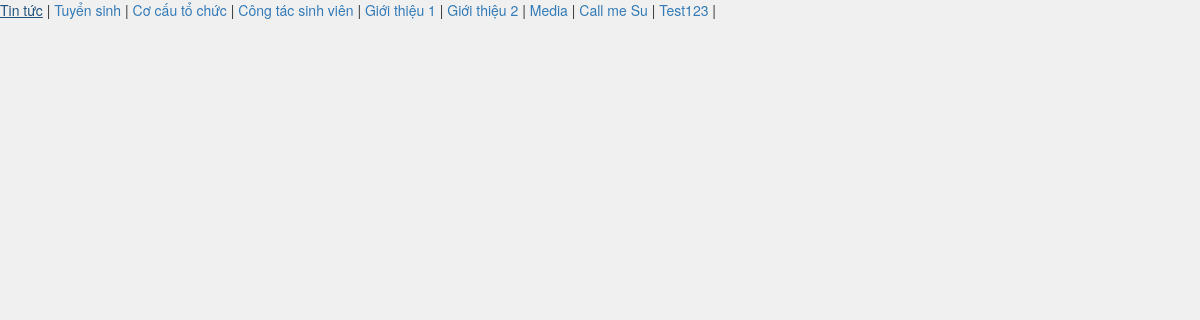
/testptnews.php, run on the app's committed database.
### tables this page shows
CREATE TABLE `tbl_category` (
  `Cate_ID` int(11) NOT NULL,
  `Cate_Name` varchar(500) NOT NULL,
  `Status` int(11) NOT NULL
);

### testptnews.php (the view, shortened to what this page needs)
<!DOCTYPE html>
<html lang="en">
<head>
    <link rel="stylesheet" href="styles/bootstrap-337.min.css">
    <link rel="stylesheet" href="font-awsome/css/font-awesome.min.css">
    <link rel="stylesheet" href="styles/style.css">
</head>
<?php
    require("db/config.php");
    $get_category = "select * from tbl_category";
    $run_category = mysqli_query($conn, $get_category);
    if (mysqli_num_rows($run_category) > 0) {
        while($row_category = mysqli_fetch_array($run_category)){
            $cate_id = $row_category["Cate_ID"];
            $cate_name = $row_category["Cate_Name"];
            echo "<a href='testptnews.php?page=1&&cate_id=".$cate_id."'>".$cate_name."</a> | ";
        }
    }
    else{
        echo "không có dữ liệu trong bảng";
    }
?>
</body>
</html>

### data on the page
tbl_category: Cate_Name "Tin tức"
tbl_category: Cate_Name "Tuyển sinh"
tbl_category: Cate_Name "Cơ cấu tổ chức"
tbl_category: Cate_Name "Công tác sinh viên"
tbl_category: Cate_Name "Giới thiệu 1"
tbl_category: Cate_Name "Giới thiệu 2"
tbl_category: Cate_Name "Media"
tbl_category: Cate_Name "Call me Su"
tbl_category: Cate_Name "Test123"
